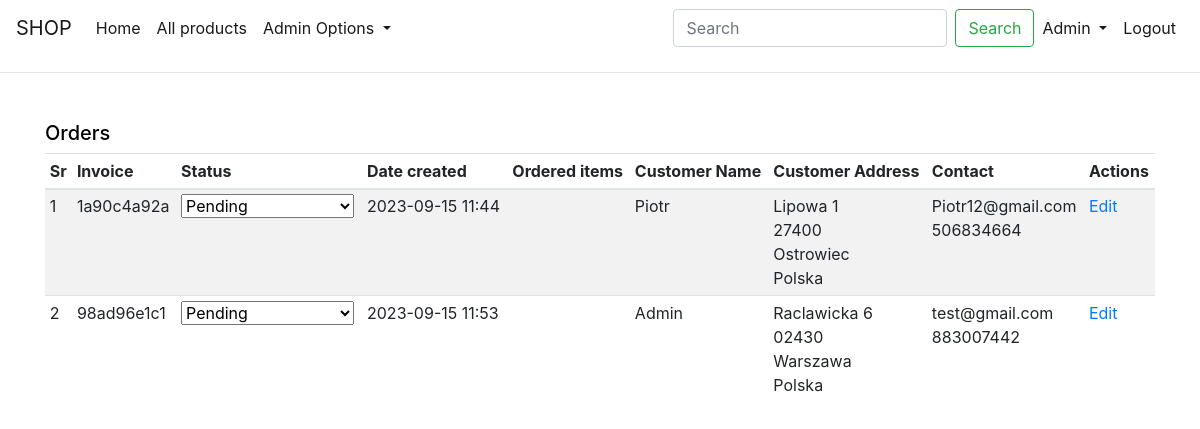
The app's page /all_orders (signed in) with its own data.
### shop/customers/models.py (models this page shows, shortened)
class Register(db.Model, UserMixin):
    id = db.Column(db.Integer, primary_key=True)
    name = db.Column(db.String(50), unique=False)
    username = db.Column(db.String(50), unique=True)
    email = db.Column(db.String(50), unique=True)
    password = db.Column(db.String(200), unique=False)
    country = db.Column(db.String(50), unique=False)
    city = db.Column(db.String(50), unique=False)
    contact = db.Column(db.String(50), unique=False)
    address = db.Column(db.String(50), unique=False)
    zipcode = db.Column(db.String(50), unique=False)
    profile = db.Column(db.String(200), unique=False, default='profile.jpg')
    date_created = db.Column(db.DateTime, nullable=False, default=datetime.utcnow)
    type = db.Column(db.String(20), default='User', nullable=False)
    orders = db.relationship('CustomerOrder', backref='customer_info')

### shop/admin/models.py (models this page shows, shortened)
class CustomerOrder(db.Model):
    id = db.Column(db.Integer, primary_key=True)
    product_id = db.Column(db.Integer, primary_key=True)
    name = db.Column(db.String(80), nullable=False)
    price = db.Column(db.Integer, nullable=False)
    invoice = db.Column(db.String(20), unique=True, nullable=False)
    status = db.Column(db.String(20), default='none', nullable=False)
    customer_id = db.Column(db.Integer, db.ForeignKey('register.id'), unique=False, nullable=False)
    customer = db.relationship('Register', backref='customer_orders')
    date_created = db.Column(db.DateTime, default=datetime.utcnow, nullable=False)
    org_owner = db.Column(db.Integer, primary_key=True)

### shop/products/controller.py (the view)
@app.route('/all_orders')
@login_required
def all_orders():
    if current_user.type != 'Admin':
        flash('You do not have permission to access this page.', 'danger')
        return redirect(url_for('home'))
    orders = CustomerOrder.query.all()
    return render_template('admin/all_orders.html', title="Admin Page", orders=orders)

### shop/customers/models.py (called while the page is built)
@login_manager.user_loader
def user_loader(user_id):
    return Register.query.get(user_id)

### shop/templates/admin/all_orders.html (shortened to what this page needs)
{% extends 'layout.html' %}
{% block content %}
<div class="container mt-5">
    <table class="table table-sm table-condensed table-striped table-hover">
        <thead>
        <h5>Orders</h5>
        </thead>
        <thead>
        <th>Sr</th>
        <th>Invoice</th>
        <th>Status</th>
        <th>Date created</th>
        <th>Ordered items</th>
        <th>Customer Name</th>
        <th>Customer Address</th>
        <th>Contact</th>
        <th>Actions</th>
        </thead>
        <tbody>
        {% for order in orders %}
        <tr>
            <td>{{ loop.index }}</td>
            <td>{{ order.invoice }}</td>
            <td>
                <form method="post" action="{{ url_for('update_order_status', order_id=order.id) }}">
                    <select name="status" onchange="this.form.submit()">
                        <option value="Pending" {% if order.status=='Pending' %}selected{% endif %}>Pending</option>
                    </select>
                </form>
            </td>
            <td>{{ order.date_created.strftime('%Y-%m-%d %H:%M') }}</td>
            <td>
            </td>
            <td>{{ order.customer.name }}</td>
            <td>
                {{ order.customer.address }}<br>
                {{ order.customer.zipcode }}<br>
                {{ order.customer.city }}<br>
                {{ order.customer.country }}
            </td>
            <td>
                {{ order.customer.email }}<br>
                {{ order.customer.contact }}
            </td>
            <td>
                <a href="#">Edit</a>
            </td>
        </tr>
        {% endfor %}
        </tbody>
    </table>
</div>
{% endblock content %}

### shop/templates/layout.html (shortened to what this page needs)
<!doctype html>
<html lang="en">
<head>
    <link rel="stylesheet" href="https://cdn.jsdelivr.net/npm/bootstrap@4.5.3/dist/css/bootstrap.min.css"
>
</head>
<body>
<nav class="navbar navbar-expand-md navbar-light bg-transparent">
    <a class="navbar-brand" href="{{ url_for('home') }}">SHOP</a>
    <div class="collapse navbar-collapse" id="navbarNav">
        <ul class="navbar-nav mr-auto">
            <li class="nav-item active">
                <a class="nav-link" href="{{ url_for('home') }}">Home <span class="sr-only">(current)</span></a>
            </li>
            <li class="nav-item active">
                <a class="nav-link" href="{{ url_for('home') }}">All products</a>
            </li>
                {% if current_user.type == 'Admin' %}
            <li class="nav-item dropdown">
                <a class="nav-link active dropdown-toggle" href="#" id="navbarDropdown3" role="button"
                   data-toggle="dropdown"
                   aria-haspopup="true" aria-expanded="false">
                    Admin Options
                </a>
            </li>
            {% endif %}
        </ul>
        <form class="form-inline my-2 my-lg-0" action="{{url_for('search')}}">
            <input class="form-control mr-sm-2" type="search" placeholder="Search" aria-label="Search" name="q">
            <button class="btn btn-outline-success my-2 my-sm-0" type="submit">Search</button>
        </form>
        <ul class="navbar-nav active">
            {% if current_user.is_authenticated %}
            <li class="nav-item dropdown">
            <a class="nav-link active dropdown-toggle" href="#" id="navbarDropdown1" role="button"
               data-toggle="dropdown"
               aria-haspopup="true" aria-expanded="false">
                {{current_user.name}}
            </a>
            <li class="nav-item active">
                <a class="nav-link" href="{{ url_for('customer_logout') }}">Logout</a>
            </li>
            {% endif %}
        </ul>
    </div>
</nav>
<hr>
{% block content %}
{% endblock %}
</body>
</html>

### shop/templates/layout.html (style rules this page uses)
body { background-color: #FFFFFF; color: black }

### records on screen
Register: name "Admin"
CustomerOrder: invoice "1a90c4a92a", status "Pending", date_created "2023-09-15 11:44", customer.name "Piotr", customer.address "Lipowa 1", customer.zipcode "27400", customer.city "Ostrowiec", customer.country "Polska", customer.email "Piotr12@gmail.com", customer.contact "506834664"
CustomerOrder: invoice "98ad96e1c1", status "Pending", date_created "2023-09-15 11:53", customer.name "Admin", customer.address "Raclawicka 6", customer.zipcode "02430", customer.city "Warszawa", customer.country "Polska", customer.email "test@gmail.com", customer.contact "883007442"
